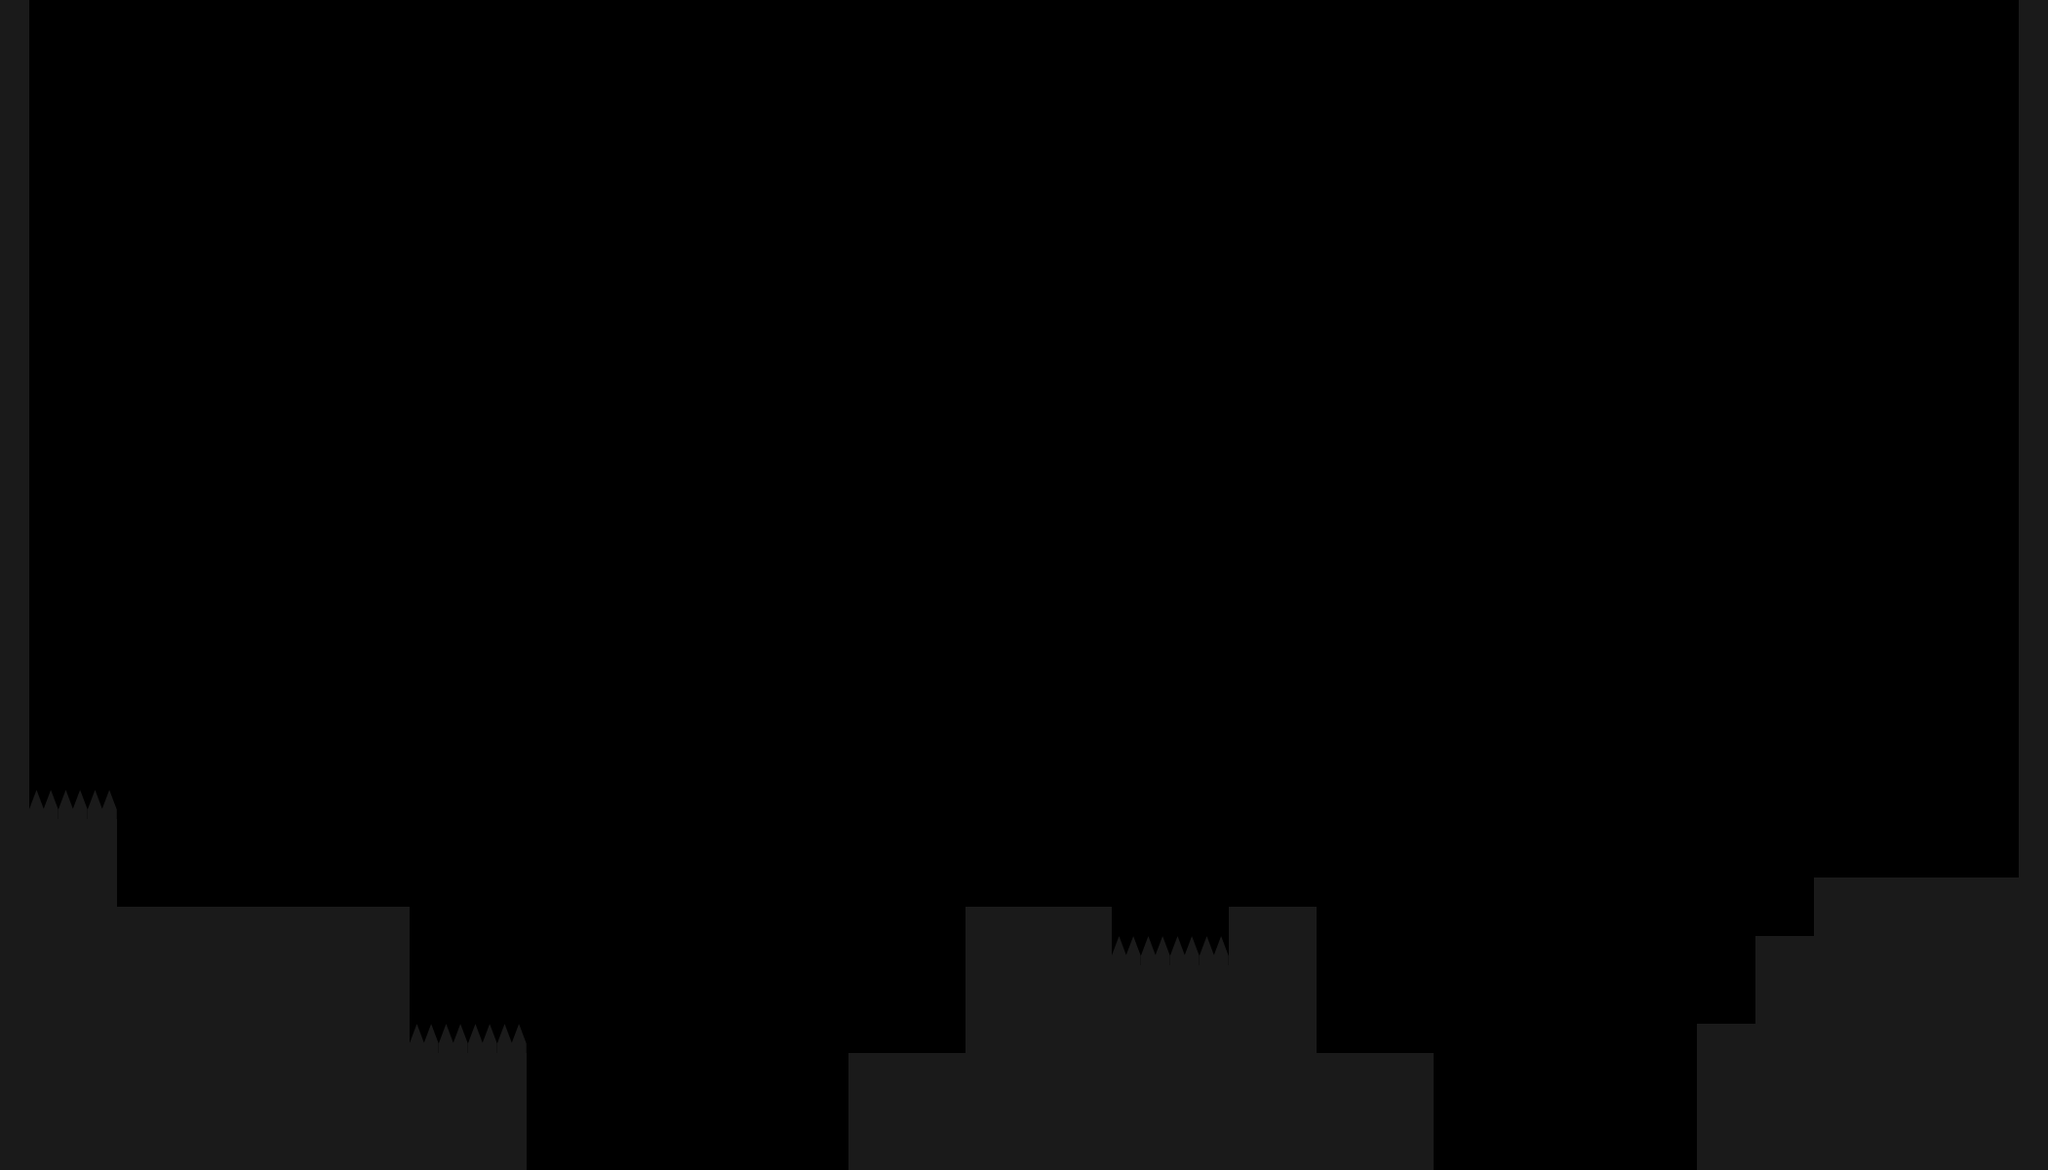

Below is a game level as drawn by its tile map, then a one-line description and the .tmx that defines it (tile-layer data replaced by summaries):
An orthogonal 70x40 tile map with 30x30 px tiles, 3 tile layers (blockLayer, backgroundLayer, spikeLayer) and 1 object.

<map version="1.0" orientation="orthogonal" renderorder="right-down" width="70" height="40" tilewidth="30" tileheight="30" nextobjectid="2">
 <tileset firstgid="1" name="tiles" tilewidth="30" tileheight="30">
  <image source="../tiles.png" width="240" height="30" />
 </tileset>
 <layer name="blockLayer" width="70" height="40">
  <data>[2800 cells, 438 non-empty, 1 distinct tile ids]</data>
 </layer>
 <layer name="backgroundLayer" width="70" height="40">
  <data>[2800 cells, 12 non-empty, 1 distinct tile ids]</data>
 </layer>
 <layer name="spikeLayer" width="70" height="40">
  <data>[2800 cells, 11 non-empty, 1 distinct tile ids]</data>
 </layer>
 <objectgroup name="objectLayer">
  <object id="1" gid="1" x="690" y="991" width="30" height="30" />
 </objectgroup>
</map>
